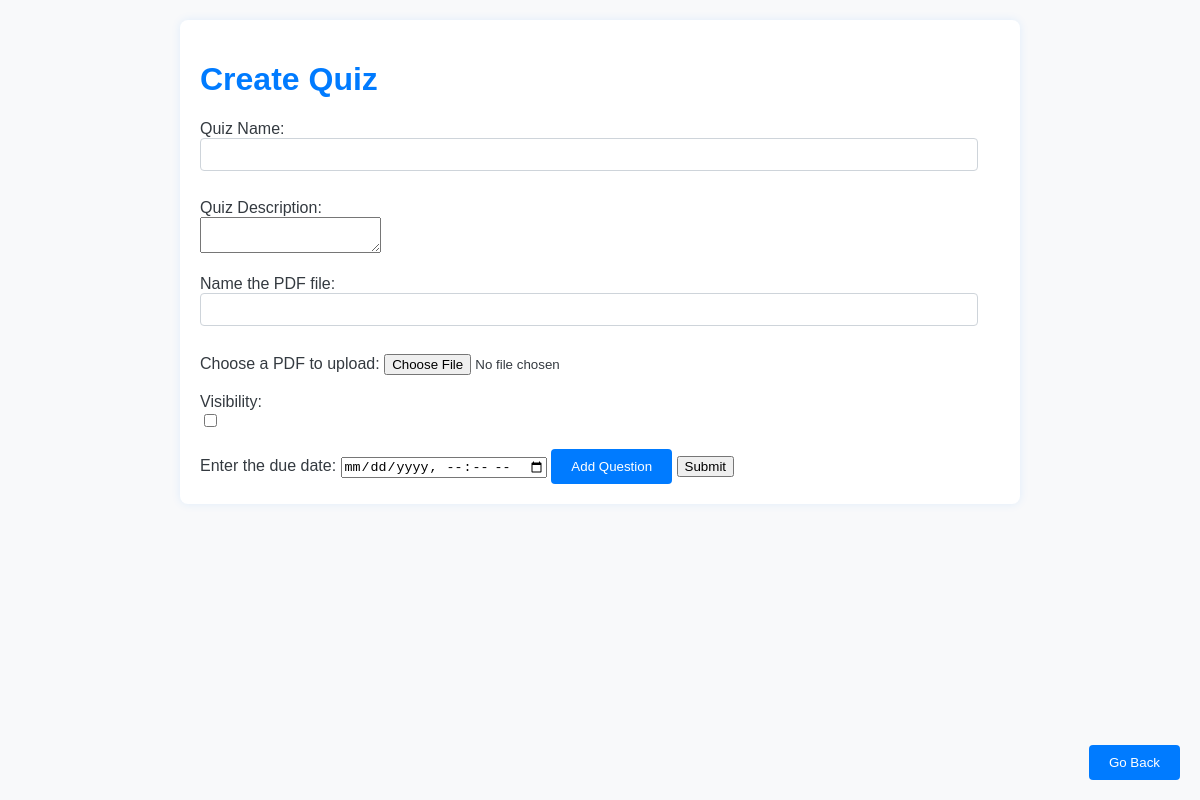
The page /quiz_editor?quiz_id=30 (signed in) on the database as committed earlier.
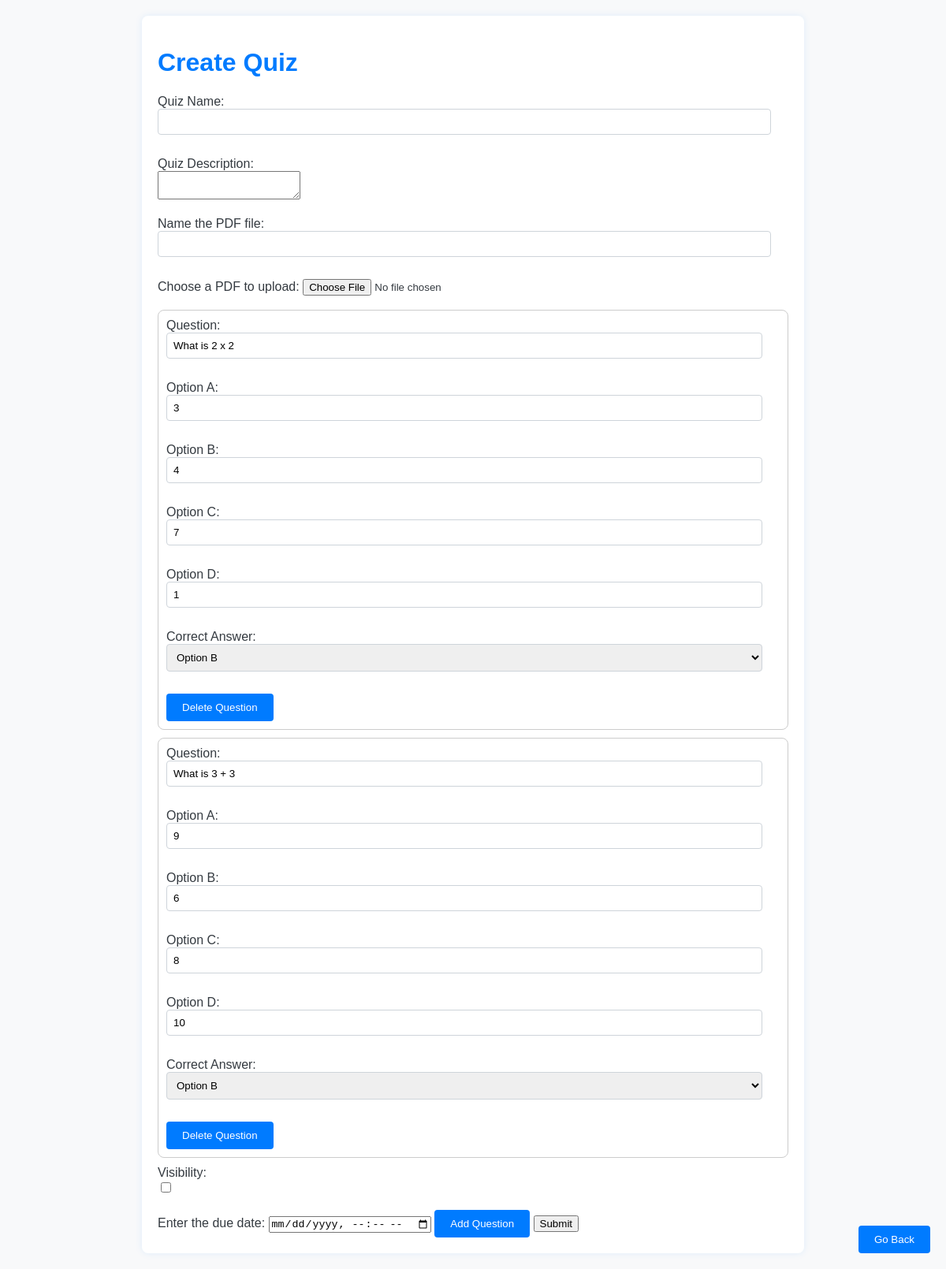
The same page on the database as committed later.
### tables this page shows
CREATE TABLE QUESTIONS (QUESTION_ID INTEGER UNIQUE PRIMARY KEY, QUIZ_ID INTEGER NOT NULL REFERENCES QUIZZES (QUIZ_ID), QUESTION TEXT NOT NULL, ANSWER_A TEXT NOT NULL, ANSWER_B TEXT NOT NULL, ANSWER_C TEXT NOT NULL, ANSWER_D TEXT NOT NULL, CORRECT_ANSWER TEXT NOT NULL, NUM_CORRECT INTEGER NOT NULL, NUM_INCORRECT INTEGER NOT NULL, NUM_EMPLOYEES_COMPLETED INTEGER NOT NULL, QUESTION_TYPE TEXT NOT NULL);

### manage_quizzes.py (the view)
@website.route('/quiz_editor')
def quiz_editor():
    if session['role'] == 1:
        quiz_id = request.args.get('quiz_id')
        quiz_name = request.args.get('quiz_name')
        quiz_desc = request.args.get('quiz_desc')
        cursor = database.conn.cursor()
        cursor.execute(
            "SELECT QUESTION, ANSWER_A, ANSWER_B, ANSWER_C, ANSWER_D, CORRECT_ANSWER FROM QUESTIONS WHERE QUIZ_ID = ?",
            (quiz_id,))
        questions = []
        for row in cursor.fetchall():
            question_text, option_a, option_b, option_c, option_d, correct_answer = row
            questions.append({
                'question_text': question_text,
                'option_a': option_a,
                'option_b': option_b,
                'option_c': option_c,
                'option_d': option_d,
                'correct_answer': correct_answer
            })
        cursor.close()
        return render_template('quiz_editor.html', quiz_id=quiz_id, quiz_name=quiz_name, quiz_desc=quiz_desc,
                               questions=questions)
    else:
        return render_template('prohibited.html')

### templates/quiz_editor.html (shortened to what this page needs)
<!DOCTYPE html>
<html lang="en">
<head>
</head>
<body>
    <div class="container">
        <h1>Create Quiz</h1>
        <form id="quizForm" action = "{{ url_for('quiz_editing') }}" method="POST" enctype="multipart/form-data">
            <label for="quiz_name">Quiz Name:</label><br>
            <input type="text" id="quizTitle" name="quiz_name" value="{{ request.args.get('quiz_name', '') }}"><br><br>
            <label for="quiz_desc">Quiz Description:</label><br>
            <textarea id="quiz_desc" name="quiz_desc">{{ request.args.get('quiz_desc', '') }}</textarea><br><br>
            <label for="material_name">Name the PDF file:</label><br>
            <input type="text" id="material_name" name="material_name"><br><br>
            <label for="file">Choose a PDF to upload:</label>
            <input type="file" id="file" name="file" value={{ None }} accept=".pdf">
        <br>
		<br>
            <div id="questionsContainer">
                {% for question in questions %}
                    <div class="question">
                        <label for="question{{ loop.index }}">Question:</label><br>
                        <input type="text" id="question{{ loop.index }}" name="question{{ loop.index }}" value="{{ question.question_text }}"><br><br>
                        <label for="option{{ loop.index }}A">Option A:</label><br>
                        <input type="text" id="option{{ loop.index }}A" name="option{{ loop.index }}A" value="{{ question.option_a }}"><br><br>
                        <label for="option{{ loop.index }}B">Option B:</label><br>
                        <input type="text" id="option{{ loop.index }}B" name="option{{ loop.index }}B" value="{{ question.option_b }}"><br><br>
                        <label for="option{{ loop.index }}C">Option C:</label><br>
                        <input type="text" id="option{{ loop.index }}C" name="option{{ loop.index }}C" value="{{ question.option_c }}"><br><br>
                        <label for="option{{ loop.index }}D">Option D:</label><br>
                        <input type="text" id="option{{ loop.index }}D" name="option{{ loop.index }}D" value="{{ question.option_d }}"><br><br>
                        <label for="correctAnswer{{ loop.index }}">Correct Answer:</label><br>
                        <select id="correctAnswer{{ loop.index }}" name="correctAnswer{{ loop.index }}">
                            <option value="optionB" {% if question.correct_answer == 'optionB' %} selected {% endif %}>Option B</option>
                        </select><br><br>
                        <button type="button" onclick="deleteQuestion(this)" style="background-color: #007bff;">Delete Question</button>
                    </div>
                {% endfor %}
            </div>
            <label for="isVisible">Visibility:</label><br>
            <input type="checkbox" id="isVisible" name="isVisible" value="1" {% if request.args.get('is_Visible') == '1' %} checked {% endif %}><br><br>
            <label for="due_date">Enter the due date:</label>
            <input type="datetime-local" id="due_date" name="due_date" value="{{ request.args.get('due_Date', '') }}">
            <button type="button" onclick="addQuestion()" style="background-color: #007bff;">Add Question</button>
            {% if request.args.get('quiz_id') %} <input type="submit" onclick="editQuiz(request.args.get('quiz_id'))">
            {% else %} <input type="submit" onclick="createQuiz()">
            {% endif %}
        </form>
    </div>
    <div class="back-button">
        <button onclick="goBack()">Go Back</button>
    </div>
</body>
</html>

### templates/quiz_editor.html (style rules this page uses)
body { font-family: Arial, sans-serif; background-color: #f8f9fa; color: #343a40; margin: 0; padding: 0; }
h1 { color: #007bff; }
.container { max-width: 800px; margin: 20px auto; padding: 20px; background-color: white; border-radius: 8px; box-shadow: 0 0 10px rgba(0, 123, 255, 0.1); }
.question { border: 1px solid #ccc; padding: 10px; margin-bottom: 10px; background-color: #fff; border-radius: 8px; }
input[type="text"], select { width: calc(100% - 22px); padding: 8px; margin-bottom: 10px; border: 1px solid #ced4da; border-radius: 4px; box-sizing: border-box; }
button { background-color: #007bff; color: white; padding: 10px 20px; border: none; border-radius: 4px; cursor: pointer; transition: background-color 0.3s; }
.back-button { position: fixed; bottom: 20px; right: 20px; }
.back-button button { background-color: #007bff; color: white; padding: 10px 20px; border: none; border-radius: 4px; cursor: pointer; transition: background-color 0.3s; }

Rows that differ between the two databases and show on the page:
added QUESTIONS: question_text "What is 2 x 2", option_a "3", option_b "4", option_c "7", CORRECT_ANSWER "Option B"
added QUESTIONS: question_text "What is 3 + 3", option_a "9", option_b "6", option_c "8", option_d "10", CORRECT_ANSWER "Option B"
